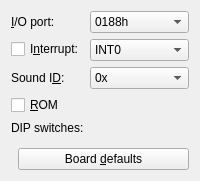
     <widget class="QWidget" name="snd86Tab">
      <attribute name="title">
       <string notr="true">86</string>
      </attribute>
      <layout class="QVBoxLayout" name="snd86TabLayout">
       <item>
        <layout class="QFormLayout" name="snd86TabForm">
         <item row="0" column="0">
          <widget class="QLabel" name="SND86IOLabel">
           <property name="text">
            <string>&amp;I/O port:</string>
           </property>
           <property name="buddy">
            <cstring>SND86IO</cstring>
           </property>
          </widget>
         </item>
         <item row="0" column="1">
          <widget class="QComboBox" name="SND86IO">
           <item>
            <property name="text">
             <string notr="true">0188h</string>
            </property>
           </item>
           <item>
            <property name="text">
             <string notr="true">0288h</string>
            </property>
           </item>
          </widget>
         </item>
         <item row="1" column="0">
          <widget class="QCheckBox" name="SND86INT">
           <property name="text">
            <string>I&amp;nterrupt:</string>
           </property>
          </widget>
         </item>
         <item row="1" column="1">
          <widget class="QComboBox" name="SND86INTA">
           <item>
            <property name="text">
             <string notr="true">INT0</string>
            </property>
           </item>
           <item>
            <property name="text">
             <string notr="true">INT41</string>
            </property>
           </item>
           <item>
            <property name="text">
             <string notr="true">INT5</string>
            </property>
           </item>
           <item>
            <property name="text">
             <string notr="true">INT6</string>
            </property>
           </item>
          </widget>
         </item>
         <item row="2" column="0">
          <widget class="QLabel" name="SND86IDLabel">
           <property name="text">
            <string>Sound I&amp;D:</string>
           </property>
           <property name="buddy">
            <cstring>SND86ID</cstring>
           </property>
          </widget>
         </item>
         <item row="2" column="1">
          <widget class="QComboBox" name="SND86ID">
           <item>
            <property name="text">
             <string notr="true">0x</string>
            </property>
           </item>
           <item>
            <property name="text">
             <string notr="true">1x</string>
            </property>
           </item>
           <item>
            <property name="text">
             <string notr="true">2x</string>
            </property>
           </item>
           <item>
            <property name="text">
             <string notr="true">3x</string>
            </property>
           </item>
           <item>
            <property name="text">
             <string notr="true">4x</string>
            </property>
           </item>
           <item>
            <property name="text">
             <string notr="true">5x</string>
            </property>
           </item>
           <item>
            <property name="text">
             <string notr="true">6x</string>
            </property>
           </item>
           <item>
            <property name="text">
             <string notr="true">7x</string>
            </property>
           </item>
          </widget>
         </item>
         <item row="3" column="0" colspan="2">
          <widget class="QCheckBox" name="SND86ROM">
           <property name="text">
            <string>&amp;ROM</string>
           </property>
          </widget>
         </item>
        </layout>
       </item>
       <item>
        <layout class="QHBoxLayout" name="snd86TabDipRow">
         <item>
          <widget class="QLabel" name="snd86DipswLabel">
           <property name="text">
            <string>DIP switches:</string>
           </property>
          </widget>
         </item>
         <item>
          <widget class="DipSwView" name="snd86Dipsw"/>
         </item>
         <item>
          <spacer name="snd86DipswSpacer">
           <property name="orientation">
            <enum>Qt::Horizontal</enum>
           </property>
          </spacer>
         </item>
        </layout>
       </item>
       <item>
        <spacer name="snd86TabSpacer">
         <property name="orientation">
          <enum>Qt::Vertical</enum>
         </property>
        </spacer>
       </item>
       <item>
        <layout class="QHBoxLayout" name="snd86TabButtons">
         <item>
          <spacer name="snd86TabButtonSpacer">
           <property name="orientation">
            <enum>Qt::Horizontal</enum>
           </property>
          </spacer>
         </item>
         <item>
          <widget class="QPushButton" name="snd86TabDefaults">
           <property name="text">
            <string>Board &amp;defaults</string>
           </property>
          </widget>
         </item>
        </layout>
       </item>
      </layout>
     </widget>
